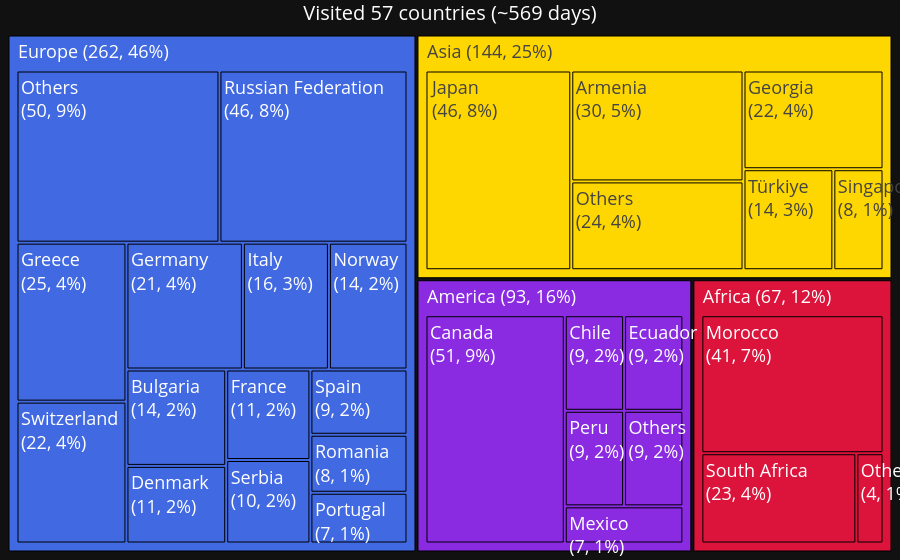

Notebook code cell kept with this figure:
### Code cell
df_country_visited = df_country[~df_country.country.isin(COUNTRIES_LIVED)]
n_country_visited = df_country_visited.country.nunique()
t_country_visited = df_country_visited.total_days.sum()

create_tree(
    df_country_visited,
    feat='country',
    var='total_days',
    flag='continent',
    group_flag=True,
    color_dict=COLOR_DICT,
    font_size_dict=FONT_SIZE_DICT,
    title=f'Visited {n_country_visited} countries (~{t_country_visited:.0f} days)',
    threshold=7,
    threshold_global=False,
    save_path='../attachments/tree_travel_visits.html',
    #save_path=None
    )

### Figure 1 — Plotly figure (JSON) as saved in the notebook; plotly's stock layout.template omitted (floating-point values rounded to 4 significant figures)
{"data": [{"branchvalues": "total", "hoverinfo": "none", "ids": ["Africa", "America", "Asia", "Europe", "Africa | Morocco", "Africa | South Africa", "Africa | Others", "America | Canada", "America | Chile", "America | Ecuador", "America | Mexico", "America | Peru", "America | Others", "Asia | Armenia", "Asia | Georgia", "Asia | Japan", "Asia | Singapore", "Asia | Türkiye", "Asia | Others", "Europe | Bulgaria", "Europe | Denmark", "Europe | France", "Europe | Germany", "Europe | Greece", "Europe | Italy", "Europe | Norway", "Europe | Portugal", "Europe | Romania", "Europe | Russian Federation", "Europe | Serbia", "Europe | Spain", "Europe | Switzerland", "Europe | Others"], "labels": ["<br><br>Africa (67, 12%)", "<br><br>America (93, 16%)", "<br><br>Asia (144, 25%)", "<br><br>Europe (262, 46%)", "Morocco", "South Africa", "Others", "Canada", "Chile", "Ecuador", "Mexico", "Peru", "Others", "Armenia", "Georgia", "Japan", "Singapore", "Türkiye", "Others", "Bulgaria", "Denmark", "France", "Germany", "Greece", "Italy", "Norway", "Portugal", "Romania", "Russian Federation", "Serbia", "Spain", "Switzerland", "Others"], "marker": {"colors": ["crimson", "blueviolet", "gold", "royalblue", "crimson", "crimson", "crimson", "blueviolet", "blueviolet", "blueviolet", "blueviolet", "blueviolet", "blueviolet", "gold", "gold", "gold", "gold", "gold", "gold", "royalblue", "royalblue", "royalblue", "royalblue", "royalblue", "royalblue", "royalblue", "royalblue", "royalblue", "royalblue", "royalblue", "royalblue", "royalblue", "royalblue"], "line": {"color": "black", "width": 1}}, "parents": ["", "", "", "", "Africa", "Africa", "Africa", "America", "America", "America", "America", "America", "America", "Asia", "Asia", "Asia", "Asia", "Asia", "Asia", "Europe", "Europe", "Europe", "Europe", "Europe", "Europe", "Europe", "Europe", "Europe", "Europe", "Europe", "Europe", "Europe", "Europe"], "textfont": {"size": 18}, "textinfo": "label+value+percent root", "textposition": "top left", "texttemplate": "<br>%{label}<br>(%{value:.0f}, %{percentRoot:.0%})", "type": "treemap", "values": [67.83, 93.5, 144.5, 262.8, 41.0, 22.83, 4.0, 50.5, 9.0, 9.0, 7.0, 9.0, 9.0, 30.17, 21.83, 45.99, 8.0, 14.33, 24.16, 13.66, 11.0, 10.83, 20.98, 24.83, 15.5, 14.16, 7.0, 8.0, 46.0, 9.99, 9.0, 22.16, 49.65]}], "layout": {"font": {"color": "white", "size": 18}, "margin": {"b": 0, "l": 0, "r": 0, "t": 0}, "title": {"font": {"size": 20}, "text": "Visited 57 countries (~569 days)", "x": 0.5, "xanchor": "center", "y": 0.99, "yanchor": "top"}, "uniformtext": {"minsize": 18, "mode": "show"}}}
